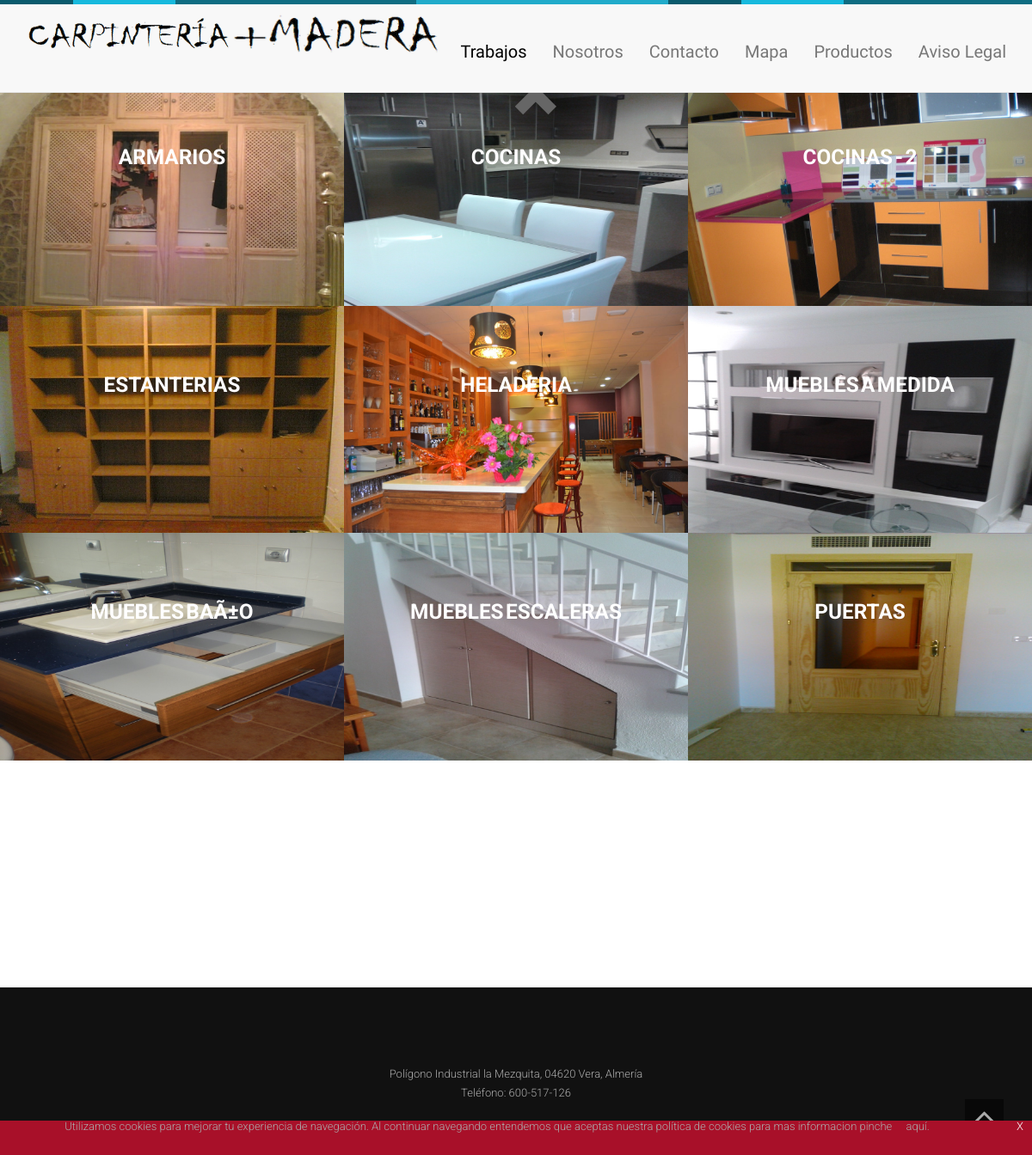
The page / on the database its author committed.
### tables this page shows
CREATE TABLE `images` (
  `id` int(10) NOT NULL,
  `nombre` varchar(255) NOT NULL,
  `ruta` varchar(255) NOT NULL,
  `banner` text NOT NULL
);

### index.php (the view, shortened to what this page needs)
<!DOCTYPE html>
<html lang="es">
<head>
<link rel="stylesheet" type="text/css" href="css/productos.css" />
<link href="http://maxcdn.bootstrapcdn.com/font-awesome/4.2.0/css/font-awesome.min.css" rel="stylesheet">
<link rel="stylesheet" href="assets/bootstrap/css/bootstrap.min.css" />
<link rel="stylesheet" href="assets/animate/animate.css" />
<link rel="stylesheet" href="assets/animate/set.css" />
<link rel="stylesheet" href="assets/gallery/blueimp-gallery.min.css">
<link rel="stylesheet" href="assets/style.css">
</head>
<body>
<div class="topbar animated fadeInLeftBig"></div>
<div class="navbar-wrapper">
      <div class="container">
        <div class="navbar navbar-default navbar-fixed-top" role="navigation" id="top-nav" style="height:103px;">
          <div class="container">
            <div class="navbar-header">
              <a class="navbar-brand"   href="#home" ><img id="loo" style="width:35%; display:inline;" src="images/logoA.png" alt=""><img style="width:35%; display:inline;" id="loo" src="images/logoB.png" alt="logo"> </a>
            </div>
            <div class="navbar-collapse  collapse">
              <ul id="fuente" style="margin-top:-46px;" class="nav navbar-nav navbar-right scroll">
                 <li class="active" onclick="mostrarworks()"><a href="#works">Trabajos</a></li>
                 <li ><a href="#about" onclick="mostrarabout()">Nosotros</a></li>
                  <li ><a href="#about2" onclick="mostraroverlay()">Contacto</a></li>
                 <li ><a href="#contact" onclick="mostrarmapa()">Mapa</a></li>
                <li id="boton2"  ><a id="boton" href="producto.html" onclick="mostrarproducto()">Productos</a>
                  </li>
                    <li type="button" data-toggle="modal" data-target="#exampleModal"><a href="#">Aviso Legal</a></li>
              </ul>
            </div>
          </div>
        </div>
      </div>
    </div>
<div id="works"  class=" clearfix grid" onclick="">
    <div id="galeup" style="position: absolute; z-index: 10; margin-left: 50%;"><span style="font-size: 50px;
" class="glyphicon glyphicon-chevron-up" aria-hidden="true"></span></div>
          <?php
    include 'backend/conexiondb.php';
    $sql = "SELECT id, nombre, ruta, banner FROM images";
$result = $conn->query($sql);
if ($result->num_rows > 0) {
    while($row = $result->fetch_assoc()) {
    ?>
      <figure href="galeriatest.php?galeria=<?php echo $row["ruta"]?>" class="effect-oscar  wowload fadeIn">
        <img src="images/portfolio/<?php echo $row["banner"]?>.jpg" alt="img01"/>
        <figcaption  >
            <h2><?php echo $row["nombre"]?></h2>
        </figcaption>
    </figure>
<?php
    }
} else {
    echo "0 results";
}
?>
</div>
<div class="footer text-center spacer">
<p class="sub">  Polígono Industrial la Mezquita, 04620 Vera, Almería  <br> Teléfono: 600-517-126 </p>
<a href="#works" class="gototop "><i class="fa fa-angle-up  fa-3x"></i></a>
<?php
    if (!isset($_SESSION['aceptado'])){
?>
    <div id="acuerdo" style="text-align:center; position:fixed; bottom:0; width:100%; height:3%; background-color:rgb(168, 16, 41);">
    Utilizamos cookies para mejorar tu experiencia de navegación. Al continuar navegando entendemos que aceptas nuestra política de cookies para mas informacion pinche <a type="button" data-toggle="modal" data-target="#exampleModal2">aquí.</a>
    <a href='#' class='likeLink' style="color:#ffffff;margin-right:10px;text-decoration:none;cursor:pointer;float:right;">X</a>
        <?php
}
    ?>
    </div>
</body>
</html>

### assets/style.css (style rules this page uses)
body { color:#666; font:300 15px/15px Roboto,Arial,Helvetica;background-color:#fff;-webkit-font-smoothing:antialiased; }
a { color:#00a9c6; text-decoration:none; }
h1,h2,h3,h4 { margin: 0;line-height: 1em; }
h2 { font:300 2.5em Roboto,Arial,Helvetica;margin-bottom: 1.5em; }
p { font-size:1em;line-height: 1.7em; margin-bottom: 1.7em; }
.spacer { padding: 3em 0; }
.topbar { background:url(../images/lines.png); height:5px;position: fixed;top: 0;width: 100%;z-index: 1000; }
.navbar-nav > li > a { font-size: 1em;line-height: 3.6em; }
.navbar-fixed-top { top: 5px; }
.navbar-default .navbar-nav>.active>a, .navbar-default .navbar-nav>.active>a:hover, .navbar-default .navbar-nav>.active>a:focus { background: none;color:black; }
ul#fuente { font-family: 'Indie Flower', cursive; font-size: 20px; }
#works { padding-top:7em; }
.footer { background-color: #111; color: #fff; font-size: 1em;color: #aaa; }
.footer a { color: #aaa;margin: 0 1em; }
.gototop { position: fixed;bottom: 20px; right: 20px;background: rgba(0,0,0,0.5);padding: 10px;color: #fff; }
.gototop i { line-height: 0.5em; }
@media (max-width: 1200px) { body { font:300 13px/13px Roboto,Arial,Helvetica; } }
@media (max-width: 1200px) { .navbar-brand { padding-top: 11px; } }
@media (max-width: 1200px) { .grid figure h2 { font: 700 1.5em Roboto,Arial,Helvetica; } }
@media (max-width: 1200px) { figure.effect-oscar figcaption { padding: 12%; } }
@media (max-width: 1200px) { figure.effect-oscar figcaption::before,figure.effect-chico figcaption::before { top: 20px;right: 20px;bottom: 20px;left: 20px; } }

### rows shown on the page
images: shows a picture, nombre "ARMARIOS"
images: shows a picture, nombre "COCINAS"
images: shows a picture, nombre "COCINAS - 2"
images: shows a picture, nombre "ESTANTERIAS"
images: shows a picture, nombre "HELADERIA"
images: shows a picture, nombre "MUEBLES A MEDIDA"
images: shows a picture, nombre "MUEBLES BAÃ±O"
images: shows a picture, nombre "MUEBLES ESCALERAS"
images: shows a picture, nombre "PUERTAS"
